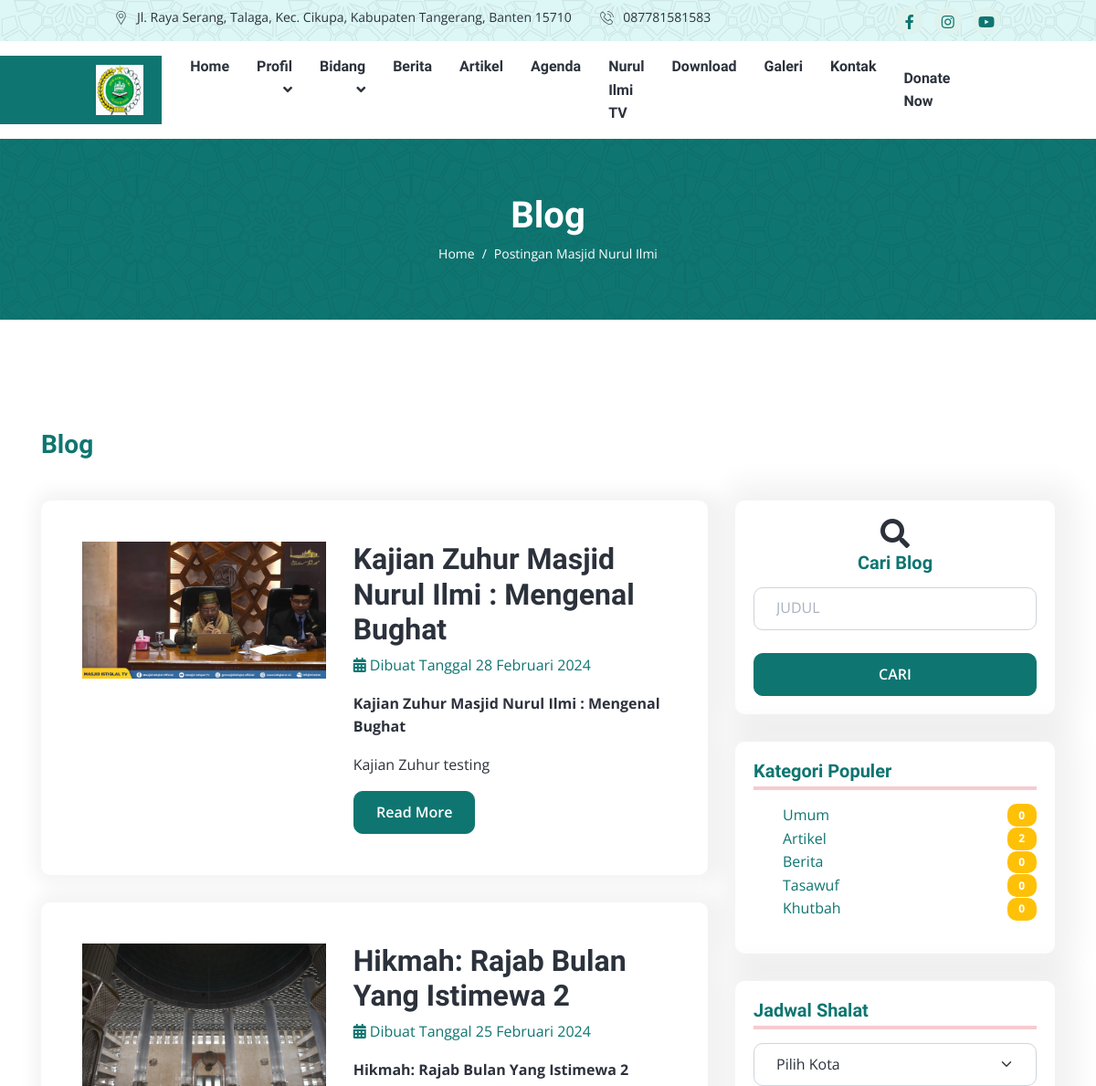
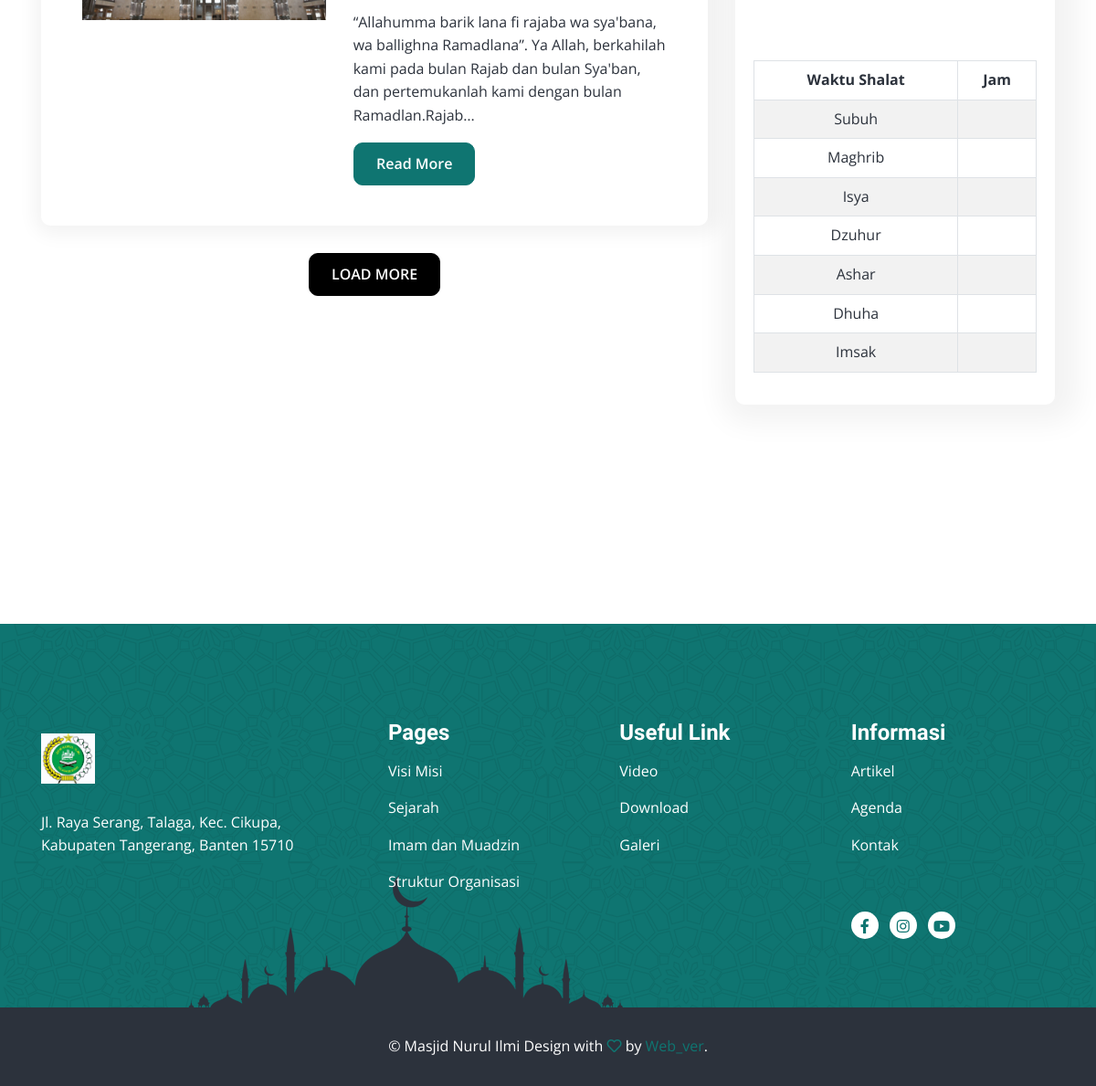
Screenshot of /index.php/blog with the database file from the repository (2 pictures, top to bottom).
### tables this page shows
CREATE TABLE `tbl_setting` (
  `id_setting` int(11) NOT NULL,
  `id_jadwal` int(11) NOT NULL,
  `nama_masjid` varchar(100) NOT NULL,
  `alamat` text NOT NULL,
  `no_hp` varchar(14) NOT NULL,
  `link_alamat` text NOT NULL,
  `email` text NOT NULL,
  `logo` text NOT NULL,
  `banner1` text NOT NULL,
  `banner2` text NOT NULL,
  `banner3` text NOT NULL,
  `judul1` varchar(100) NOT NULL,
  `judul2` varchar(100) NOT NULL,
  `judul3` varchar(100) NOT NULL,
  `sosmed1` text NOT NULL,
  `sosmed2` text NOT NULL,
  `sosmed3` text NOT NULL,
  `ayat_quran` varchar(100) NOT NULL,
  `artinya` text NOT NULL,
  `surah` varchar(100) NOT NULL
);

CREATE TABLE `tbl_artikel` (
  `id_artikel` int(11) NOT NULL,
  `id_kategori` int(11) NOT NULL,
  `judul` varchar(100) NOT NULL,
  `deskripsi` text NOT NULL,
  `gambar` text NOT NULL,
  `slug` text NOT NULL,
  `tanggal_dibuat` date NOT NULL,
  `status` int(11) NOT NULL,
  `user` varchar(100) NOT NULL
);

CREATE TABLE `tbl_kategori_artikel` (
  `id_kategori` int(11) NOT NULL,
  `nama_kategori` varchar(100) NOT NULL,
  `slug_kategori` varchar(50) NOT NULL,
  `tanggal` datetime NOT NULL DEFAULT current_timestamp()
);

### application/views/webpage/v_blog.php (the view, shortened to what the rows shown need)
<!DOCTYPE html>
<html lang="en">
<head>
    <link rel="stylesheet" href="https://cdnjs.cloudflare.com/ajax/libs/font-awesome/6.5.1/css/all.min.css"
 />
    <link rel="stylesheet" href="<?= base_url('frontend/') ?>assets/js/OwlCarousel/owl.carousel.min.css">
    <link rel="stylesheet" href="<?= base_url('frontend/') ?>assets/js/OwlCarousel/owl.theme.default.min.css">
    <link href="https://cdnjs.cloudflare.com/ajax/libs/select2/4.0.13/css/select2.min.css" rel="stylesheet" />
    <link rel="stylesheet" href="<?= base_url('frontend/') ?>assets/css/app.min.css">
    <link rel="stylesheet" href="https://cdnjs.cloudflare.com/ajax/libs/OwlCarousel2/2.3.4/assets/owl.carousel.min.css"
 />
</head>
<body>
    <header class="header-area">
        <?php $this->load->view('layout/header.php') ?>
    </header>
    <div class="page-title-area py-lg-6 py-5 bg-image-pattern">
        <div class="container">
            <div class="page-title-wrapper text-center">
                <h1 class="text-white mb-2">Blog</h1>
            </div>
        </div>
    </div>
    <div class="about-area py-lg-10 py-8">
        <div class="container">
            <div class="row">
                <div class="col-lg-8">
                    <?php if(!empty($pesan)) : ?>
                    <p class="text-center">
                        <?= $pesan ?>
                    </p>
                    <?php else: ?>
                    <?php foreach($data_artikel as $artikel) : ?>
                    <div class="row">
                        <div class="col-12" id="artikel-container">
                            <div class="card mt-4 shadow-sm">
                                <div class="card-body">
                                    <div class="grid-inner row g-0 p-4">
                                        <div class="col-md-5 mb-md-0">
                                            <a href="#" class="entry-image">
                                                <img src="<?= base_url('upload/artikel/'.$artikel['gambar']) ?>"
                                                    alt="Lifesaver- Community Education and Training"
                                                    style="height: auto; width: 100%;">
                                            </a>
                                        </div>
                                        <div class="col-md-7 ps-md-4">
                                            <div class="entry-title title-sm">
                                                <h2><a href="<?= base_url('blog/detail/'.$artikel['slug']) ?>">
                                                        <?= html_escape($artikel['judul']); ?>
                                                    </a>
                                                </h2>
                                            </div>
                                            <div class="entry-meta">
                                                <a href="#"><i class="fas fa-calendar-alt"></i>
                                                    Dibuat Tanggal
                                                    <?= format_indo($artikel['tanggal_dibuat']); ?>
                                                </a>
                                                <br>
                                            </div>
                                            <div class="entry-content">
                                                <p>
                                                <p><strong>
                                                        <?= $artikel['judul']; ?>
                                                    </strong></p>
                                                <p>
                                                    <?= strip_tags(character_limiter($artikel['deskripsi'], 200)) ?>
                                                </p>
                                                <a href="<?= base_url('blog/detail/'.$artikel['slug']); ?>"
                                                    class="btn btn-primary">Read More</a>
                                            </div>
                                        </div>
                                    </div>
                                </div>
                            </div>
                        </div>
                    </div>
                    <?php endforeach; ?>
                    <?php endif; ?>
                </div>
                <div class="col-lg-4 mt-4 col-md-4">
                    <div class="course-feature mb-4 bg-white rounded">
                        <ul>
                            <?php foreach($data_kategori as $row) : ?>
                            <li class="d-flex align-items-center"><a
                                    href="<?= base_url('blog/kategori/'.$row->slug_kategori) ?>"
                                    class="flex-fill"><?= $row->nama_kategori ?></a><span
                                    class="badge text-white bg-market"><?= $row->jumlah ?></span></li>
                            <?php endforeach; ?>
                        </ul>
                    </div>
                    <div class="course-feature mb-4 bg-white rounded">
                        <br><br>
                        <table id="salat-table" class="table table-bordered table-striped text-center">
                            <thead>
                                <tr>
                                    <th>Waktu Shalat</th>
                                    <th>Jam</th>
                                </tr>
                            </thead>
                        </table>
                    </div>
                </div>
            </div>
        </div>
    </div>
    <?php $this->load->view('layout/footer') ?>
</body>
</html>

### application/views/layout/header.php (shortened to what the rows shown need)
<div class="header-top bg-light bg-image-pattern px-xl-8 py-2">
    <div class="container">
        <div class="header-top-wrapper">
            <?php foreach($data_setting as $setting) : ?>
            <ul class="navbar-address list-inline m-0">
                <li class="list-inline-item"><span class="icon"><img
                            src="<?= base_url('frontend/') ?>assets/images/location-icon.svg"
                            alt="title"></span><?= strip_tags(character_limiter($setting->alamat, 70)); ?></li>
                <li class="list-inline-item"><span class="icon"><img
                            src="<?= base_url('frontend/') ?>assets/images/phone-icon.svg"
                            alt="title"></span><?= $setting->no_hp ?>
                </li>
            </ul>
            <ul class="navbar-social list-inline m-0">
                <li class="list-inline-item"><a href="<?= $setting->sosmed1 ?>"><i class="fab fa-facebook-f"></i></a>
                </li>
                <li class="list-inline-item"><a href="<?= $setting->sosmed2 ?>"><i class="fab fa-instagram"></i></a>
                </li>
                <li class="list-inline-item"><a href="<?= $setting->sosmed3 ?>"><i class="fab fa-youtube"></i></a>
                </li>
            </ul>
            <?php endforeach; ?>
        </div>
    </div>
</div>
<div class="header-bottom bg-white px-xl-8">
    <nav class="container">
        <div class="header-navbar navbar navbar-expand-lg">
            <?php foreach($data_setting as $setting) : ?>
            <a class='navbar-brand' target="_blank" href="<?= base_url('upload/setting/'.$setting->logo) ?>"><img
                    src="<?= base_url('upload/setting/'.$setting->logo) ?>" alt="images"></a>
            <?php endforeach; ?>
        </div>
    </nav>
</div>

### application/views/layout/footer.php (shortened to what the rows shown need)
<footer class="footer-area pt-8">
    <div class="footer-top bg-image-pattern  py-lg-8 py-4">
        <div class="container">
            <div class="row">
                <?php foreach($data_setting as $setting) : ?>
                <div class="col-md-5 col-lg-4">
                    <div class="footer-widget my-4 me-md-4">
                        <a href="<?= base_url('frontend/assets/images/logo.jpeg') ?>" class="footer-brand mb-4"><img
                                src="<?= base_url('frontend/') ?>assets/images/logo.jpeg" alt="title"></a>
                        <a href="#" class="text-white m-0" style="color: #fff !important;"><?= $setting->alamat ?> </a>
                    </div>
                </div>
                <?php endforeach; ?>
                <div class="col-md-7 col-lg-8">
                    <div class="row">
                        <div class="col-lg-4 col-6">
                            <div class="footer-widget my-3">
                                <?php foreach($data_setting as $setting) : ?>
                                <ul class="footer-social m-0 mt-4 list-inline" data-aos="slide-up">
                                    <li class="list-inline-item"><a href="<?= $setting->sosmed1 ?>"><i
                                                class="fab fa-facebook-f"></i></a>
                                    </li>
                                    <li class="list-inline-item"><a href="<?= $setting->sosmed2 ?>"><i
                                                class="fab fa-instagram"></i></a></li>
                                    <li class="list-inline-item"><a href="<?= $setting->sosmed3 ?>"><i
                                                class="fab fa-youtube"></i></a>
                                    </li>
                                </ul>
                                <?php endforeach; ?>
                            </div>
                        </div>
                    </div>
                </div>
            </div>
        </div>
    </div>
</footer>

### rows the page displays
tbl_setting: alamat "Jl. Raya Serang, Talaga, Kec. Cikupa, Kabupaten Tangerang, Banten 15710", no_hp "087781581583", logo (picture)
tbl_artikel: gambar (picture), judul "Kajian Zuhur Masjid Nurul Ilmi : Mengenal Bughat", tanggal_dibuat "28 Februari 2024", deskripsi "Kajian Zuhur testing"
tbl_artikel: gambar (picture), judul "Hikmah: Rajab Bulan Yang Istimewa 2", tanggal_dibuat "25 Februari 2024", deskripsi "“Allahumma barik lana fi rajaba wa sya'bana, wa ballighna Ramadlana”. Ya Allah, berkahilah kami pada bulan Rajab dan bulan Sya'ban, dan pertemukanlah kami dengan bulan Ramadlan.Rajab…"
tbl_kategori_artikel: nama_kategori "Umum", jumlah "0"
tbl_kategori_artikel: nama_kategori "Artikel", jumlah "2"
tbl_kategori_artikel: nama_kategori "Berita", jumlah "0"
tbl_kategori_artikel: nama_kategori "Tasawuf", jumlah "0"
tbl_kategori_artikel: nama_kategori "Khutbah", jumlah "0"
